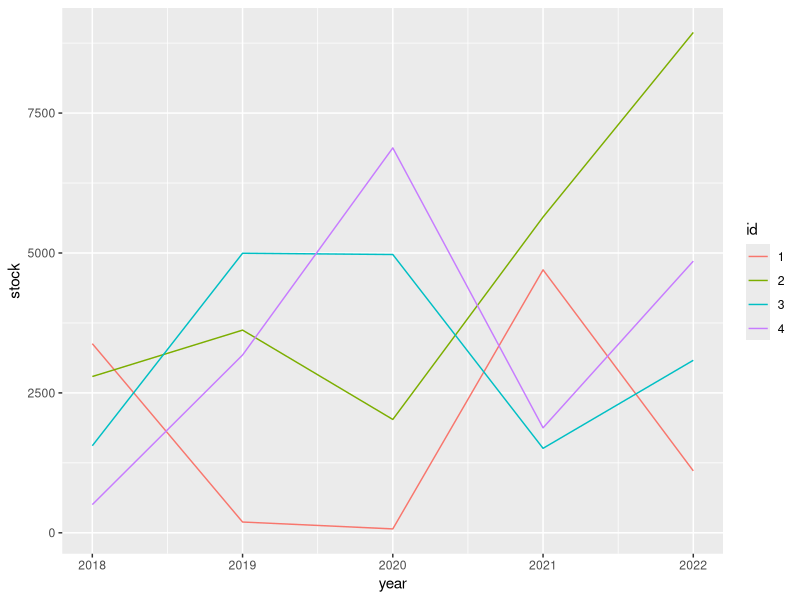

Generate this figure with R:
## ---- chunk 1
knitr::opts_chunk$set(
  collapse = TRUE,
  comment = "#>",
  error = (Sys.getenv("IN_PKGDOWN") == "")
)
## ---- chunk 2
library(tibble)
## ---- chunk 3
library(formattable)

tbl <- tibble(x = digits(9:11, 3))
tbl
## ---- chunk 4
vec_ptype_abbr.formattable <- function(x, ...) {
  "dbl:fmt"
}

pillar_shaft.formattable <- function(x, ...) {
  pillar::new_pillar_shaft_simple(format(x), align = "right")
}
## ---- chunk 5
library(dplyr)
tbl2 <-
  tbl %>%
  mutate(
    y = x + 1,
    z = x * x,
    v = y + z,
    lag = lag(x, default = x[[1]]),
    sin = sin(x),
    mean = mean(v),
    var = var(x)
  )

tbl2
## ---- chunk 6
tbl2 %>%
  group_by(lag) %>%
  summarize(z = mean(z)) %>%
  ungroup()
## ---- chunk 7
library(tidyr)

stocks <-
  expand_grid(id = factor(1:4), year = 2018:2022) %>%
  mutate(stock = currency(runif(20) * 10000))

stocks %>%
  pivot_wider(id, names_from = year, values_from = stock)
## ---- chunk 8
library(ggplot2)

# Needs https://github.com/tidyverse/ggplot2/pull/4065 or similar
stocks %>%
  ggplot(aes(x = year, y = stock, color = id)) +
  geom_line()
## ---- chunk 9
DiagrammeR::mermaid("r4ds.mmd")
## ---- chunk 10
DiagrammeR::mermaid("formats.mmd")
## ---- chunk 11
tbl3 <-
  tibble(id = letters[1:3], x = 9:11) %>%
  mutate(
    y = x + 1,
    z = x * x,
    v = y + z,
    lag = lag(x, default = x[[1]]),
    sin = sin(x),
    mean = mean(v),
    var = var(x)
  )

tbl3

tbl3 %>%
  mutate(
    across(where(is.numeric), digits, 3),
    across(where(~ is.numeric(.x) && mean(.x) > 50), digits, 1)
  )
## ---- chunk 12
rules <- quos(
  across(where(is.numeric), digits, 3),
  across(where(~ is.numeric(.x) && mean(.x) > 50), digits, 1)
)

tbl3 %>%
  mutate(!!!rules)
